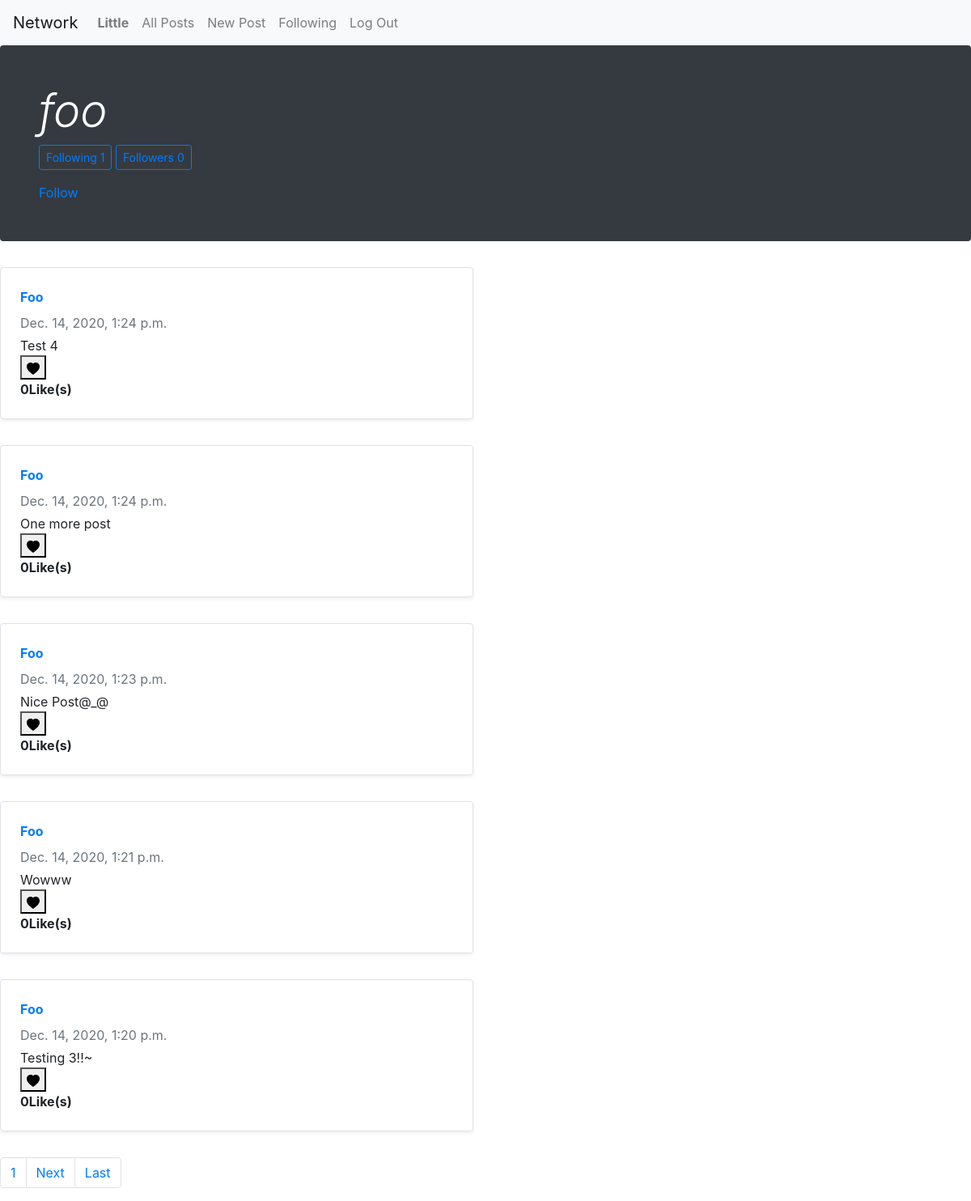
The page /profile/foo (signed in) on the database as committed earlier.
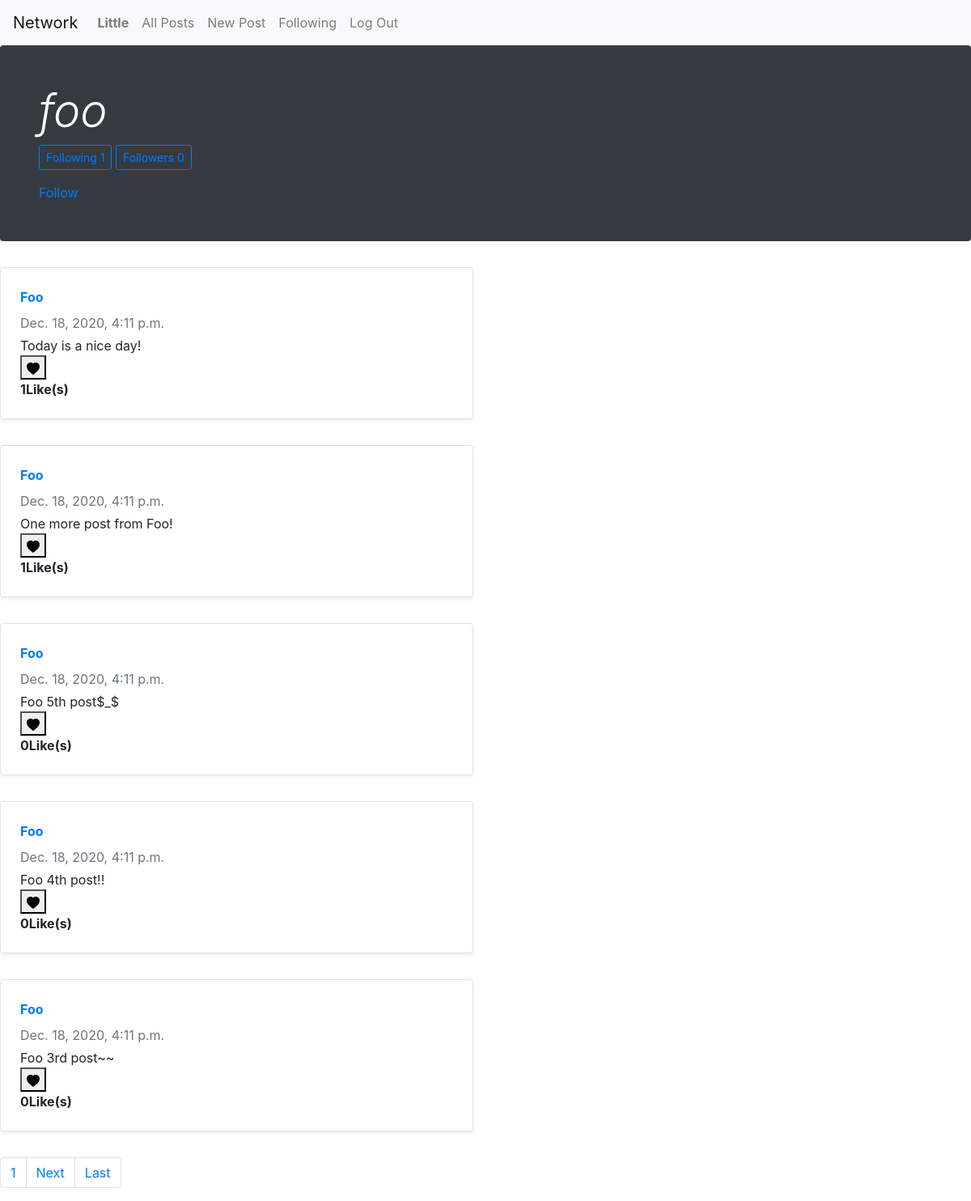
The same page on the database as committed later.
### network/models.py (models this page shows, shortened)
class Post(models.Model):
    post_text = models.CharField(max_length=300, blank=True, null=True)
    pub_date = models.DateTimeField("date posted", auto_now_add=True)
    author = models.ForeignKey(User, on_delete=models.CASCADE, related_name="tweeter")
    likes = models.ManyToManyField(User, related_name="post_like")
    class Meta:
        ordering = ['-pub_date']

class User(AbstractUser):
    pass

### network/views.py (the view)
# urls.py: path("profile/<str:name>", views.profile, name="profile"),
@login_required(login_url = '/login')
def profile(request, name):
    profile_user = User.objects.get(username = name)
    profile_user_id = profile_user.id
    profile_user_posts = Post.objects.filter(author = profile_user_id)
    paginator = Paginator(profile_user_posts, 5)
    page_number = request.GET.get('page')
    page_obj = paginator.get_page(page_number)
    profile_following = Follow.objects.get(user = profile_user_id).follow_person.all()
    profile_followers = Follow.objects.get(user = profile_user_id).followed.all()
    follow_check = request.user in profile_followers
    liked = Post.objects.filter(likes = request.user)
    return render(request, "network/profile.html", {"page_obj": page_obj, "following":profile_following, "followers": profile_followers, "liked": liked, "profile_user": profile_user, "logged_in_user": request.user, "follow_check": follow_check})

### network/templates/network/profile.html (shortened to what this page needs)
{% extends "network/layout.html" %}
{% load static %}
{% block body %}
    {% if logged_in_user == profile_user %}
    <div class="jumbotron p-4 p-md-5 text-white rounded bg-dark">
        <div class="col-md-6 px-0">
        <h1 class="display-4 font-italic">{{user.username}}</h1>
        <p class="btn btn-sm btn-outline-primary">Following {{following.count}} </p>
        <p class="btn btn-sm btn-outline-primary">Followers {{followers.count}} </p>
        </div>
    </div>
    {% else %}
    <div class="jumbotron p-4 p-md-5 text-white rounded bg-dark">
        <div class="col-md-6 px-0">
            <h1 class="display-4 font-italic">{{ profile_user }}</h1>
            <p class="btn btn-sm btn-outline-primary">Following {{following.count}} </p>
            <p class="btn btn-sm btn-outline-primary">Followers {{followers.count}} </p>
        </div>
        <div class="col-md-6 px-0">
            {% if follow_check %}
                <a href="{% url 'follow_action' profile_user %}"> Unfollow </a>
            {% else %}
                <a href="{% url 'follow_action' profile_user %}"> Follow </a>
            {% endif %}
        </div>
    </div>
    {% endif %}
<div id="detail-view">
{% for post in page_obj %}
    <div class="row mb-2">
        <div class="col-md-6">
        <div class="row no-gutters border rounded overflow-hidden flex-md-row mb-4 shadow-sm h-md-250 position-relative">
            <div class="col p-4 d-flex flex-column position-static">
                <a href="{% url 'profile' post.author %}"><strong class="d-inline-block mb-2 text-primary">{{ post.author|capfirst }}</strong></a>
                <div class="mb-1 text-muted">{{ post.pub_date }}</div>
                <p class="card-text mb-auto" id="post-text-{{ post.id }}">{{ post.post_text }}</p>
                <button type="submit" value="{{ logged_in_user }}" name="post_id" id="like-button-{{ post.id }}" onclick="like('{{post.id}}')" style=width:2em>
                    {% if post in liked %}
                    <svg width="1em" height="1em" viewBox="0 0 16 16" class="bi bi-heart-fill" style=fill:red;  id="like-svg-{{ post.id }}" xmlns="http://www.w3.org/2000/svg" >
                        <path fill-rule="evenodd" d="M8 1.314C12.438-3.248 23.534 4.735 8 15-7.534 4.736 3.562-3.248 8 1.314z"/>
                    </svg>
                    {% else %}
                    <svg width="1em" height="1em" viewBox="0 0 16 16" class="bi bi-heart-fill" style=fill:black;  id="like-svg-{{ post.id }}" xmlns="http://www.w3.org/2000/svg" >
                        <path fill-rule="evenodd" d="M8 1.314C12.438-3.248 23.534 4.735 8 15-7.534 4.736 3.562-3.248 8 1.314z"/>
                    </svg>
                    {% endif %}
                </button>
                <strong id="like-count-{{ post.id }}">{{ post.likes.count }}Like(s)</strong>
            </div>
        </div>
        </div>
    </div>
   {% endfor %}
    <div class="pagination">
        <nav aria-label="Page navigation example">
            <ul class="pagination justify-content-center">
                <li class="page-item"><a class="page-link" href="?page={{ page_obj.number }}">{{ page_obj.number }}</a></li>
                {% if page_obj.has_next %}
                <li class="page-item">
                <a class="page-link" href="?page={{ page_obj.next_page_number }}">Next</a>
                </li>
                <li class="page-item">
                <a class="page-link" href="?page={{ page_obj.paginator.num_pages }}">Last</a>
                </li>
                {% endif %}
            </ul>
        </nav>
    </div>
</div>
{% endblock %}

Rows that differ between the two databases and show on the page:
removed Post: author "Foo", pub_date "Dec. 14, 2020, 1:24 p.m.", post_text "Test 4", likes.count "0"
removed Post: author "Foo", pub_date "Dec. 14, 2020, 1:24 p.m.", post_text "One more post", likes.count "0"
removed Post: author "Foo", pub_date "Dec. 14, 2020, 1:23 p.m.", post_text "Nice Post@_@", likes.count "0"
removed Post: author "Foo", pub_date "Dec. 14, 2020, 1:21 p.m.", post_text "Wowww", likes.count "0"
removed Post: author "Foo", pub_date "Dec. 14, 2020, 1:20 p.m.", post_text "Testing 3!!~", likes.count "0"
added Post: author "Foo", pub_date "Dec. 18, 2020, 4:11 p.m.", post_text "Today is a nice day!", likes.count "1"
added Post: author "Foo", pub_date "Dec. 18, 2020, 4:11 p.m.", post_text "One more post from Foo!", likes.count "1"
added Post: author "Foo", pub_date "Dec. 18, 2020, 4:11 p.m.", post_text "Foo 5th post$_$", likes.count "0"
added Post: author "Foo", pub_date "Dec. 18, 2020, 4:11 p.m.", post_text "Foo 4th post!!", likes.count "0"
added Post: author "Foo", pub_date "Dec. 18, 2020, 4:11 p.m.", post_text "Foo 3rd post~~", likes.count "0"
